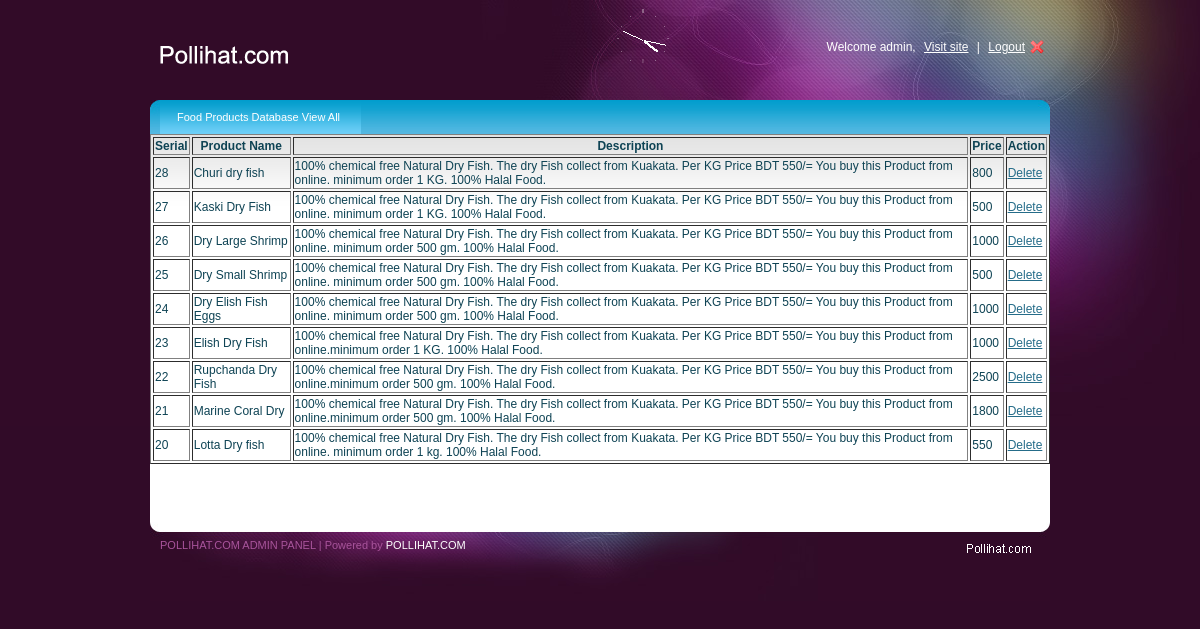
Screenshot of /adminpanel/insert/database_food_products_all.php (signed in) with the database file from the repository.
### tables this page shows
CREATE TABLE IF NOT EXISTS `p_dry_fish_view_all` (
  `serial` int(11) NOT NULL AUTO_INCREMENT,
  `name` varchar(20) NOT NULL,
  `description` varchar(255) NOT NULL,
  `price` float NOT NULL,
  `picture` varchar(80) NOT NULL,
  `P_catagory` varchar(5000) NOT NULL,
  `P_code` varchar(5000) NOT NULL,
  PRIMARY KEY (`serial`)
);

### adminpanel/insert/database_food_products_all.php (the view, shortened to what this page needs)
<?php
if (!isset($_POST['submit']))
{
?>
<?php
$user_check=$_SESSION['user'];
$ses_sql=mysql_query("select username from adminlogin where username='$user_check' ");
$row=mysql_fetch_array($ses_sql);
$login_session=$row['username'];
?>
<!DOCTYPE html PUBLIC "-//W3C//DTD XHTML 1.0 Transitional//EN" "http://www.w3.org/TR/xhtml1/DTD/xhtml1-transitional.dtd">
<html xmlns="http://www.w3.org/1999/xhtml">
<head>
<link rel="stylesheet" type="text/css" href="style.css" />
<link rel="stylesheet" type="text/css" media="all" href="niceforms-default.css" />
</head>
<body>
<div id="main_container">
	<div class="header">
    <div class="logo"><a href="#"><img src="images/logo.gif" alt="" title="" border="0" /></a></div>
    <div class="right_header">Welcome <?php echo $login_session ?>, <a href="http://pollihat.com" target="_blank">Visit site</a> | <a href="logout.php" class="logout">Logout</a></div>
    <div id="clock_a"></div>
    </div>
    <div class="main_content">
                    <div class="menu">
                    <ul>
                    <li><a class="current" href="database_food_products_all.php">Food Products Database View All</a></li>
                    </ul>
                    </div>
                    <div align="center">
<?php
$result = mysql_query("SELECT * FROM p_dry_fish_view_all ORDER BY serial DESC");
if(mysql_num_rows($result) > 0)
{
echo "<table border='1' weight='100%' >
<tr >
<th>Serial</th>
<th>Product Name</th>
<th>Description</th>
<th>Price</th>
<th>Action</th>
</tr>";
while($row = mysql_fetch_array($result))
  {
  echo "<tr>";  echo "<td>" . $row['serial'] . "</td>";
                  echo "<td>" . $row['name'] . "</td>";
                  echo "<td>" . $row['description'] . "</td>";
                  echo "<td>" . $row['price'] . "</td>";
			  echo "<td><a href=\"delete_form_customer.php?serial=".$row['serial']."\" onclick=\"return window.confirm('Are you sure you want to delete?')\">Delete</a></td>";
  echo "</tr>";
  }
echo "</table>";
}
?>
  </div>
    </div>
    <div class="footer">
    	<div class="left_footer">POLLIHAT.COM ADMIN PANEL | Powered by <a href="http://pollihat.com" target="_blank">POLLIHAT.COM</a></div>
    	<div class="right_footer"><a href="http://pollihat.com" target="_blank"><img src="images/indeziner_logo.gif" alt="" title="" border="0" /></a></div>
    </div>
</div>
</body>
<?php }
?>
</html>

### adminpanel/insert/style.css (style rules this page uses)
body { background:url(images/bg.jpg) no-repeat center top #310b28; font-family:Arial, Helvetica, sans-serif; padding:0; font-size:12px; margin:0 auto; color: #0e4354; }
a { color:#256c89; }
#main_container { margin:0 auto; width:900px; padding:0px 0 0px 0; }
.header { width:900px; height:100px; }
.logo { float:left; padding:35px 0 0 0; }
#clock_a { float:right; padding:15px 0 0 0; }
.right_header { width:350px; float:right; text-align:right; color:#FFFFFF; padding:40px 0 0 0; }
.right_header a { margin:0 5px 0 5px; text-decoration:underline; color:#FFFFFF; }
.right_header a.logout { background:url(images/user_logout.png) no-repeat right; padding-right:20px; }
.main_content { margin:0 auto; width:900px; height:auto; padding:0px 0 50px 0; background:url(images/menu_bg.jpg) no-repeat center top #fff; }
.footer { width:900px;height:87px;background:url(images/footer_bg.jpg) no-repeat center top; }
.left_footer { float:left;padding:25px 0 0 10px;color:#a8549b;font-size:11px; }
.left_footer a { color:#FFFFFF;text-decoration:none; }
.right_footer { float:right;padding:25px 10px 0 0; }
.menu { font-size:11px;padding:0px 10px 0 10px; float:left; width:880px; }
.menu ul { padding:0;margin:0;list-style-type:none; height:34px; }
.menu ul li { float:left;height:34px;line-height:34px; }
.menu a, .menu a:visited { display:block;float:left;height:100%;font-size:11px;text-decoration:none;color:#fff;padding:0 21px 0 17px; }
.menu a.current { background:url(images/menu_bg.gif) repeat-x center; }

### rows the page displays
p_dry_fish_view_all: serial "28", name "Churi dry fish", description "100% chemical free Natural Dry Fish. The dry Fish collect from Kuakata. Per KG Price BDT 550/= You buy this Product from online. minimum order 1 KG. 100% Halal Food.", price "800"
p_dry_fish_view_all: serial "27", name "Kaski Dry Fish", description "100% chemical free Natural Dry Fish. The dry Fish collect from Kuakata. Per KG Price BDT 550/= You buy this Product from online. minimum order 1 KG. 100% Halal Food.", price "500"
p_dry_fish_view_all: serial "26", name "Dry Large Shrimp", description "100% chemical free Natural Dry Fish. The dry Fish collect from Kuakata. Per KG Price BDT 550/= You buy this Product from online. minimum order 500 gm. 100% Halal Food.", price "1000"
p_dry_fish_view_all: serial "25", name "Dry Small Shrimp", description "100% chemical free Natural Dry Fish. The dry Fish collect from Kuakata. Per KG Price BDT 550/= You buy this Product from online. minimum order 500 gm. 100% Halal Food.", price "500"
p_dry_fish_view_all: serial "24", name "Dry Elish Fish Eggs", description "100% chemical free Natural Dry Fish. The dry Fish collect from Kuakata. Per KG Price BDT 550/= You buy this Product from online. minimum order 500 gm. 100% Halal Food.", price "1000"
p_dry_fish_view_all: serial "23", name "Elish Dry Fish", description "100% chemical free Natural Dry Fish. The dry Fish collect from Kuakata. Per KG Price BDT 550/= You buy this Product from online.minimum order 1 KG. 100% Halal Food.", price "1000"
p_dry_fish_view_all: serial "22", name "Rupchanda Dry Fish", description "100% chemical free Natural Dry Fish. The dry Fish collect from Kuakata. Per KG Price BDT 550/= You buy this Product from online.minimum order 500 gm. 100% Halal Food.", price "2500"
p_dry_fish_view_all: serial "21", name "Marine Coral Dry", description "100% chemical free Natural Dry Fish. The dry Fish collect from Kuakata. Per KG Price BDT 550/= You buy this Product from online.minimum order 500 gm. 100% Halal Food.", price "1800"
p_dry_fish_view_all: serial "20", name "Lotta Dry fish", description "100% chemical free Natural Dry Fish. The dry Fish collect from Kuakata. Per KG Price BDT 550/= You buy this Product from online. minimum order 1 kg. 100% Halal Food.", price "550"

### other values shown
$login_session "admin"
